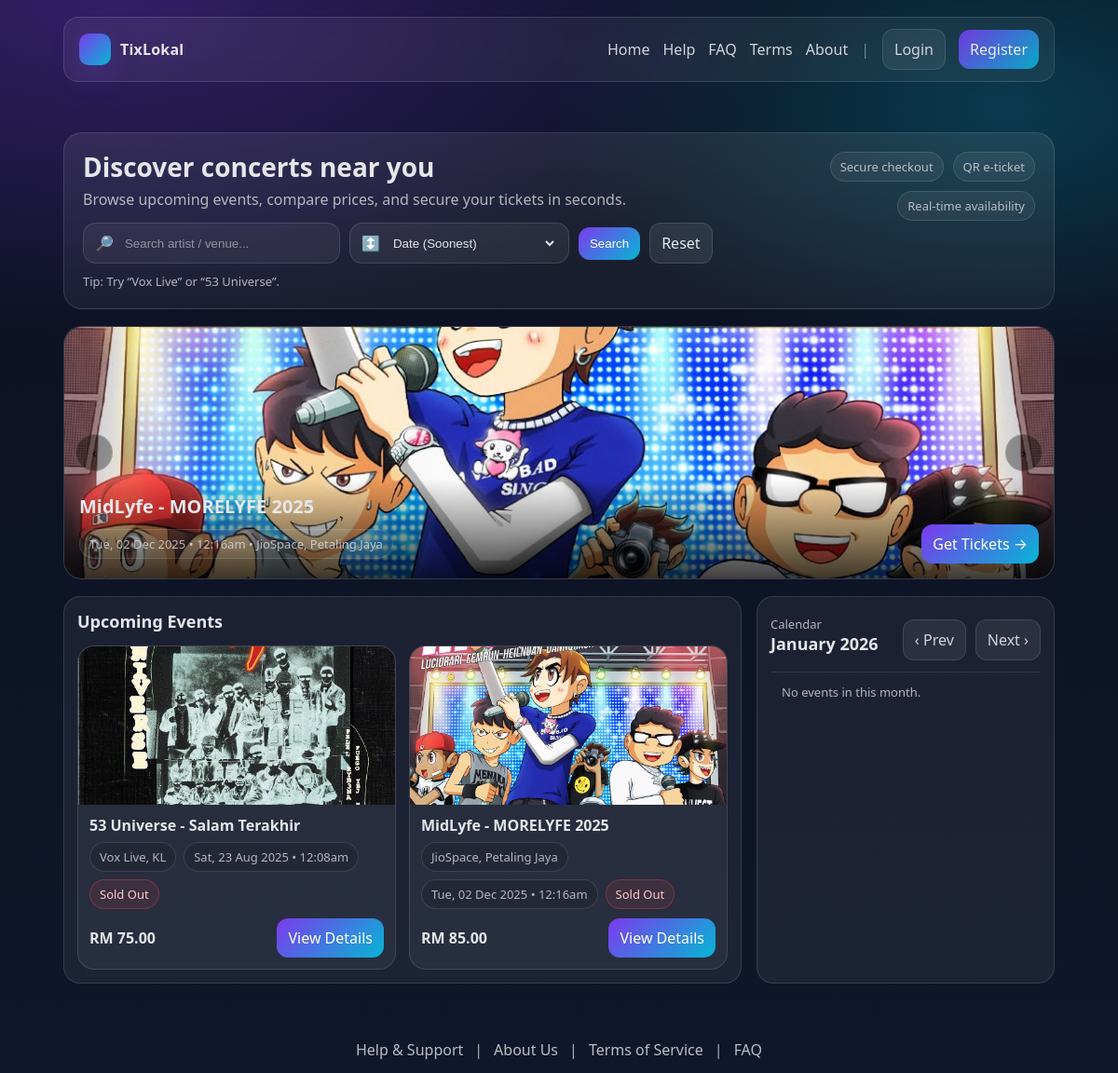
The page /index_before_submitfix.php on the database as committed earlier.
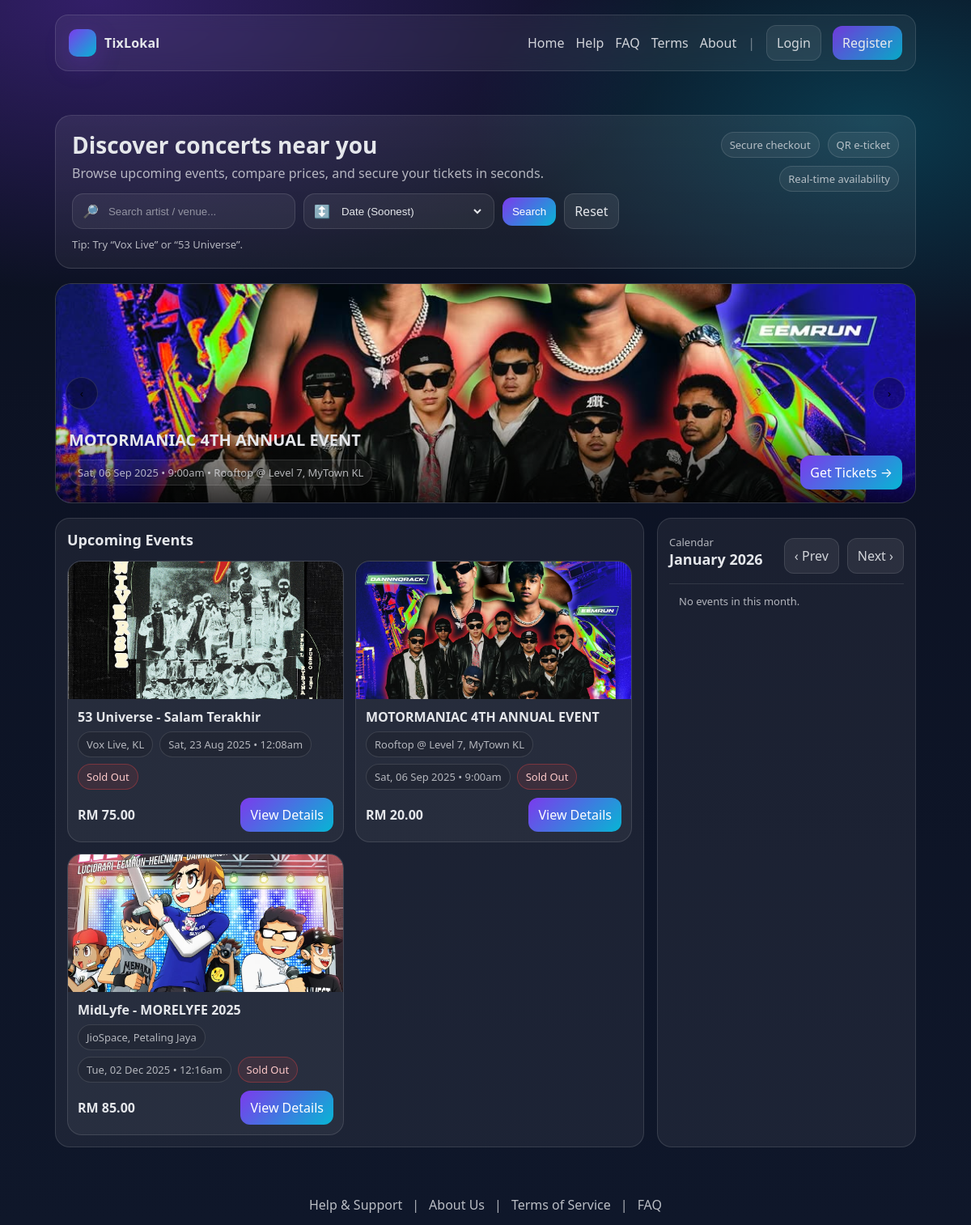
The same page on the database as committed later.
### tables this page shows
CREATE TABLE `concerts` (
  `id` int(11) NOT NULL,
  `artist` varchar(100) DEFAULT NULL,
  `venue` varchar(100) DEFAULT NULL,
  `event_date` datetime DEFAULT NULL,
  `price` decimal(10,2) DEFAULT NULL,
  `capacity` int(11) DEFAULT 100,
  `description` text DEFAULT NULL,
  `spotify_url` varchar(255) DEFAULT NULL,
  `image_url` varchar(255) DEFAULT NULL
);

### index_before_submitfix.php (the view, shortened to what the changed rows need)
<?php
include 'config.php';
$action = $_GET['action'] ?? 'home';
$error = ''; $success = '';
$search_query = $_GET['q'] ?? '';
$sort_option = $_GET['sort'] ?? 'date_asc';
$sql_base = "SELECT * FROM concerts WHERE artist LIKE '%$search_query%' OR venue LIKE '%$search_query%'";
switch ($sort_option) {
    default: $sql_base .= " ORDER BY event_date ASC";
}
?>
<!DOCTYPE html>
<html lang="en">
<head>
</head>
<body>
<?php if ($action === 'login'): ?>
  <div class="container">
    <div class="auth-wrap">
      <div class="auth-hero">
        <div class="brand">TixLokal</div>
        <h1>Welcome back</h1>
        <p>Login to manage your bookings and access your e‑tickets.</p>
        <div class="small" style="margin-top:10px">Tip: Use a real email format for better demo credibility.</div>
      </div>
      <div class="auth-card">
        <h2 style="margin:0 0 6px">Login</h2>
        <div class="small">Don’t have an account? <a href="index.php?action=register">Create one</a>.</div>
        <?php if (!empty($error)): ?>
          <div class="alert error"><?php echo htmlspecialchars($error); ?></div>
        <?php endif; ?>
        <?php if (!empty($success)): ?>
          <div class="alert success"><?php echo htmlspecialchars($success); ?></div>
        <?php endif; ?>
        <form method="post" action="index.php?action=login" style="margin-top:12px">
          <div class="form-row">
            <label class="label">Email</label>
            <div class="field">
              <span class="ico">✉</span>
              <input type="email" name="email" placeholder="name@example.com" required>
            </div>
          </div>
          <div class="form-row">
            <label class="label">Password</label>
            <div class="field">
              <span class="ico">🔒</span>
              <input id="loginPass" type="password" name="password" placeholder="••••••••" required>
              <button class="btn" type="button" onclick="togglePass('loginPass', this)" style="padding:8px 12px">Show</button>
            </div>
          </div>
          <div class="form-row">
            <button class="btn btn-primary" type="submit" style="width:100%;justify-content:center">Sign in</button>
          </div>
          <div class="small" style="margin-top:10px">
            <a href="index.php">← Back to Home</a>
          </div>
        </form>
      </div>
    </div>
  </div>
<?php else: ?>
<div class="container">
  <div class="hero">
    <div>
      <h1>Discover concerts near you</h1>
    </div>
  </div>
  <div class="carousel" aria-label="Featured concerts">
    <?php
      $banner_res = mysqli_query($conn, "SELECT * FROM concerts ORDER BY id DESC LIMIT 3");
      $count = 0;
      while ($banner = mysqli_fetch_assoc($banner_res)):
        $count++;
        $banner_title = ($banner['artist'] ?? 'Concert');
        $banner_date = !empty($banner['event_date']) ? date('D, d M Y • g:ia', strtotime($banner['event_date'])) : '';
        $banner_venue = $banner['venue'] ?? '';
    ?>
      <div class="slide <?php echo $count === 1 ? 'active' : ''; ?>">
        <img src="uploads/<?php echo htmlspecialchars($banner['image_url'] ?? 'placeholder.png'); ?>" alt="<?php echo htmlspecialchars($banner_title); ?>">
        <div class="caption">
          <h3><?php echo htmlspecialchars($banner_title); ?></h3>
          <div class="row">
            <span class="pill"><?php echo htmlspecialchars(trim($banner_date . ($banner_venue ? " • " . $banner_venue : ""))); ?></span>
            <a class="btn btn-primary" href="concert_details.php?id=<?php echo (int)$banner['id']; ?>">Get Tickets →</a>
          </div>
        </div>
      </div>
    <?php endwhile; ?>
  </div>
  <div class="grid">
    <div class="card">
      <div class="card-header">
        <h2>Upcoming Events</h2>
      </div>
      <div class="card-body">
        <?php
          $res = mysqli_query($conn, $sql_base);
          if (!$res || mysqli_num_rows($res) === 0):
        ?>
          <div class="alert">No events found. Try a different keyword.</div>
        <?php else: ?>
          <div class="events">
            <?php while ($row = mysqli_fetch_assoc($res)):
              $title = $row['artist'] ?? 'Concert';
              $venue = $row['venue'] ?? '-';
              $date  = !empty($row['event_date']) ? date('D, d M Y • g:ia', strtotime($row['event_date'])) : '-';
              $price = isset($row['price']) ? number_format((float)$row['price'], 2) : '0.00';
              $avail = (int)($row['availability'] ?? 0);
              if ($avail <= 0) { $badge_class='bad'; $badge_text='Sold Out'; }
              else if ($avail <= 20) { $badge_class='warn'; $badge_text=$avail.' left'; }
              else { $badge_class='good'; $badge_text=$avail.' left'; }
            ?>
              <div class="event">
                <img class="event-img" src="uploads/<?php echo htmlspecialchars($row['image_url'] ?? 'placeholder.png'); ?>" alt="<?php echo htmlspecialchars($title); ?>">
                <div class="event-content">
                  <h3 class="event-title"><?php echo htmlspecialchars($title); ?></h3>
                  <div class="meta">
                    <span class="badge"><?php echo htmlspecialchars($venue); ?></span>
                    <span class="badge"><?php echo htmlspecialchars($date); ?></span>
                    <span class="badge <?php echo $badge_class; ?>"><?php echo htmlspecialchars($badge_text); ?></span>
                  </div>
                  <div class="event-bottom">
                    <div class="price">RM <?php echo $price; ?></div>
                    <a class="btn btn-primary" href="concert_details.php?id=<?php echo (int)$row['id']; ?>">View Details</a>
                  </div>
                </div>
              </div>
            <?php endwhile; ?>
          </div>
        <?php endif; ?>
      </div>
    </div>
  </div>
</div>
<?php endif; ?>
</body>
</html>

Rows that differ between the two databases and show on the page:
no longer on one of the page's lists (row unchanged): concerts: artist "MidLyfe - MORELYFE 2025", event_date+venue "Tue, 02 Dec 2025 • 12:16am • JioSpace, Petaling Jaya"
added concerts: image_url (picture), artist "MOTORMANIAC 4TH ANNUAL EVENT", event_date+venue "Sat, 06 Sep 2025 • 9:00am • Rooftop @ Level 7, MyTown KL", venue "Rooftop @ Level 7, MyTown KL", event_date "Sat, 06 Sep 2025 • 9:00am", badge_text "Sold Out", price "20.00"
